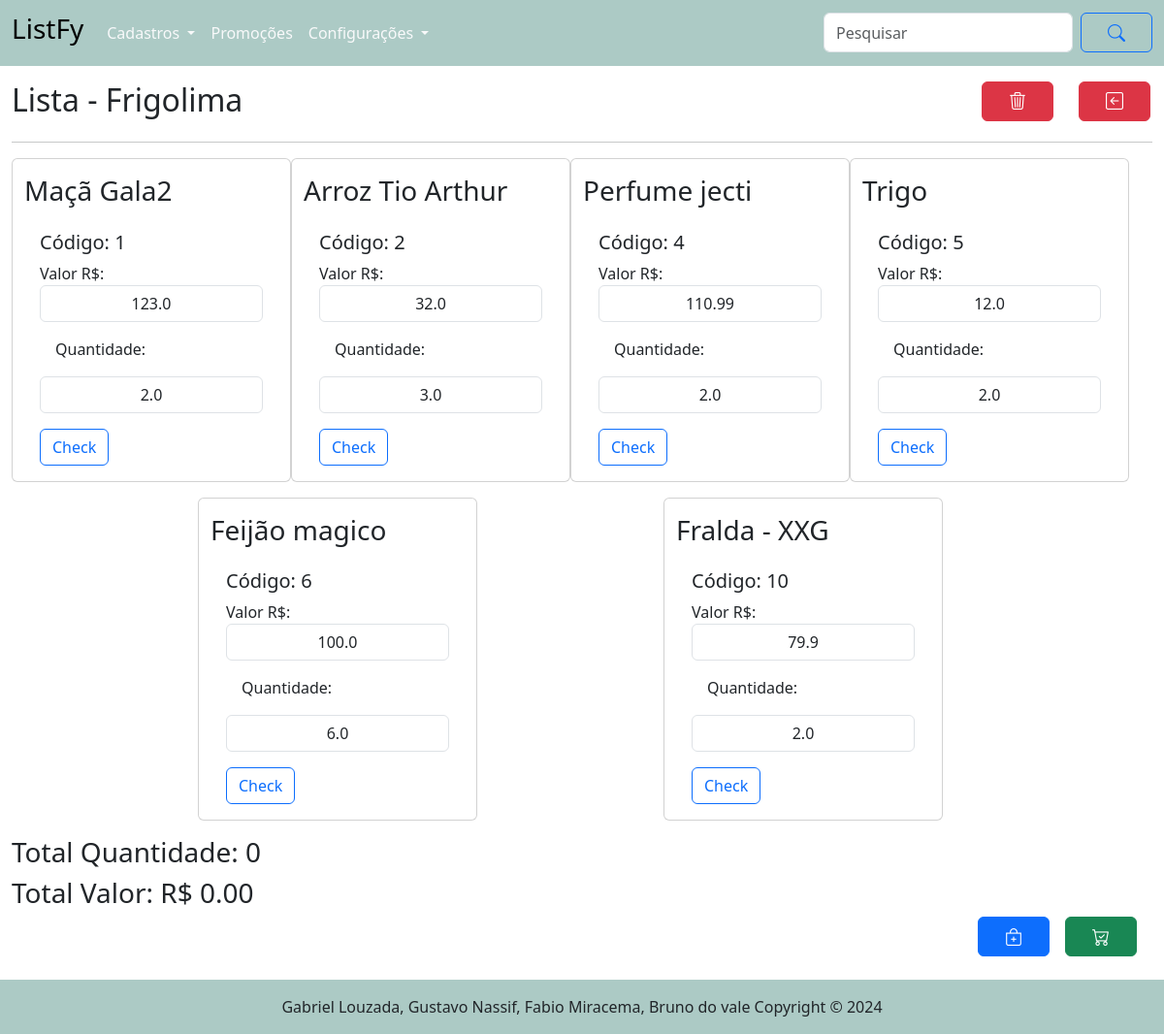
/lista/abrir/2, run on an earlier commit of the app's database.
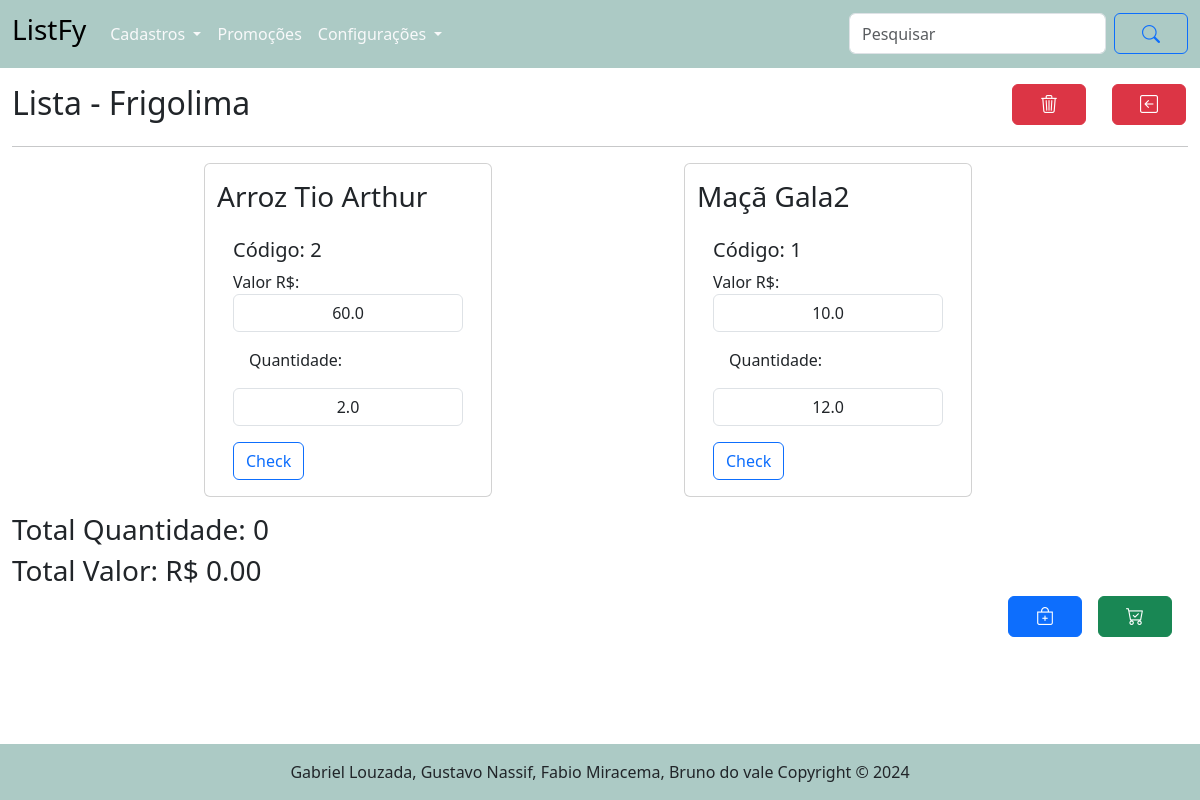
And on a later commit of the database.
### tables this page shows
CREATE TABLE "itens_lista" (
	"id_itens_lista"	INTEGER,
	"id_produto"	    INTEGER NOT NULL,
	"id_lista"	      INTEGER NOT NULL,
	"quantidade"	    REAL NOT NULL,
	"valor"	          REAL NOT NULL,
	FOREIGN KEY("id_produto") REFERENCES "produto"("id_produto"),
	FOREIGN KEY("id_lista") REFERENCES "lista"("id_lista"),
	PRIMARY KEY("id_itens_lista" AUTOINCREMENT));

CREATE TABLE "produto" (
	"id_produto"	INTEGER,
	"nome_produto"	TEXT NOT NULL,
	"id_categoria"	INTEGER NOT NULL,
	"valor_produto"	REAL NOT NULL,
	PRIMARY KEY("id_produto" AUTOINCREMENT),
	FOREIGN KEY("id_categoria") REFERENCES "categoria"("id_categoria")
);

### routes/lista_routes.py (the view)
@router.get("/abrir/{id_lista:int}",response_class=HTMLResponse)
async def get_abrir_lista(request:Request, id_lista: int=0 ):
    itens_lista = obter_itens_lista_nomes(id_lista)
    lista = obter_uma_lista(id_lista)
    return templates.TemplateResponse("/lista/listar_produtos.html", {"request":request, "itens_lista":itens_lista, "lista":lista})

### templates/lista/listar_produtos.html (shortened to what this page needs)
{% extends "base.html" %}
{% block conteudo %}
<main class="container-fluid">
    <div class="row mt-3 d-flex justify-content-between">
        <div class=" col-8 col-sm-10">
            <h2>Lista - {{ lista.estabelecimento }}</h2>
        </div>
        <div class="col-2 col-sm-1 ">
            <a href="/lista/remover_itens_lista/{{lista.id_lista}}" class="btn btn-danger"><i
                    class="bi bi-trash3"></i></a>
        </div>
        <div class="col-2 col-sm-1">
            <a href="/lista" class="btn btn-danger"><i class="bi bi-arrow-left-square"></i></a>
        </div>
    </div>
    <hr>
    <form id="productForm" action="/itens_lista/post_alterar_itens_lista" method="post">
        <div class="row container-fluid d-flex justify-content-evenly">
            {% for p in itens_lista %}
            <div class="card col-12 mb-3" style="width: 18rem;">
                <div>
                    <h3 class="mt-3">{{ p.nome_produto }}</h3>
                </div>
                <div class="card-body">
                    <h5>Código: {{ p.id_produto }}</h5>
                    <div>
                        <label for="valor_produto_{{ p.id_produto }}">Valor R$:</label>
                        <input style="text-align: center;" type="text" class="form-control"
                            id="valor_produto_{{ p.id_produto }}" name="valor_produto"
                            value="{{ p.valor_produto }}">
                    </div>
                    <div>
                        <label for="quantidade_{{ p.id_produto }}" class="m-3">Quantidade:</label>
                        <input style="text-align: center;" type="text" class="form-control mb-3"
                            id="quantidade_{{ p.id_produto }}" name="quantidade"
                            value="{{ p.quantidade }}">
                    </div>
                    <div class="col-12">
                        <label class="btn btn-outline-primary" for="checkbox_{{ p.id_produto }}">Check</label>
                    </div>
                </div>
            </div>
            {% endfor %}
        </div>
        <div class="row">
            <div class="col-12">
                <h3 id="total_quantidade">Total Produtos: 0</h3>
                <h3 id="total_valor">Total Valor: R$ 0.00</h3>
            </div>
            <div class="col-12 d-flex justify-content-end">
                <a href="/itens_lista/categorias/{{ lista.id_lista }}" class="btn btn-primary"><i
                        class="bi bi-bag-plus"></i></a>
                <button class="btn btn-success mx-3" type="submit"><i class="bi bi-cart-check"></i></button>
            </div>
        </div>
    </form>
</main>
{% endblock %}

What changed in the data, as far as the page shows it:
removed itens_lista: nome_produto "Maçã Gala2", id_produto "1", valor_produto "123.0", quantidade "2.0"
removed itens_lista: nome_produto "Arroz Tio Arthur", id_produto "2", valor_produto "32.0", quantidade "3.0"
removed itens_lista: nome_produto "Perfume jecti", id_produto "4", valor_produto "110.99", quantidade "2.0"
removed itens_lista: nome_produto "Trigo", id_produto "5", valor_produto "12.0", quantidade "2.0"
removed itens_lista: nome_produto "Feijão magico", id_produto "6", valor_produto "100.0", quantidade "6.0"
removed itens_lista: nome_produto "Fralda - XXG", id_produto "10", valor_produto "79.9", quantidade "2.0"
added itens_lista: nome_produto "Arroz Tio Arthur", id_produto "2", valor_produto "60.0", quantidade "2.0"
added itens_lista: nome_produto "Maçã Gala2", id_produto "1", valor_produto "10.0", quantidade "12.0"
